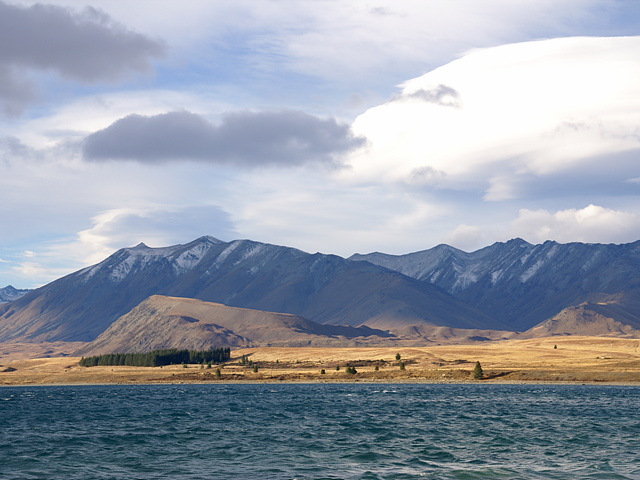
#> input picture reference-opencv/opencv-basics-transform/data/tekapo.bmp, 640 x 480 px
$ python shear_transformation.py
#> lines starting #> are read from the running program, lines starting #| are printed output that depends on the picture
from tkinter import W
import cv2
import numpy as np
import sys

src = cv2.imread('./data/tekapo.bmp', cv2.IMREAD_COLOR)
#> src is the input picture: shape (480, 640, 3); mean B, G, R 169.8, 157.4, 149.7
h, w = src.shape[:2]
#> h = 480; w = 640

if src is None:
    print('Image load failed')
    sys.exit()

m = 0.2 # shear transform in width
n = 0.5 # shear transfrom in height
dsize= (w+int(h*m), h+int(w*n))
#> dsize = (736, 800)

aff = np.array([[1, m, 0], [n, 1, 0]], dtype=np.float32)
translated = cv2.warpAffine(src, aff, dsize)
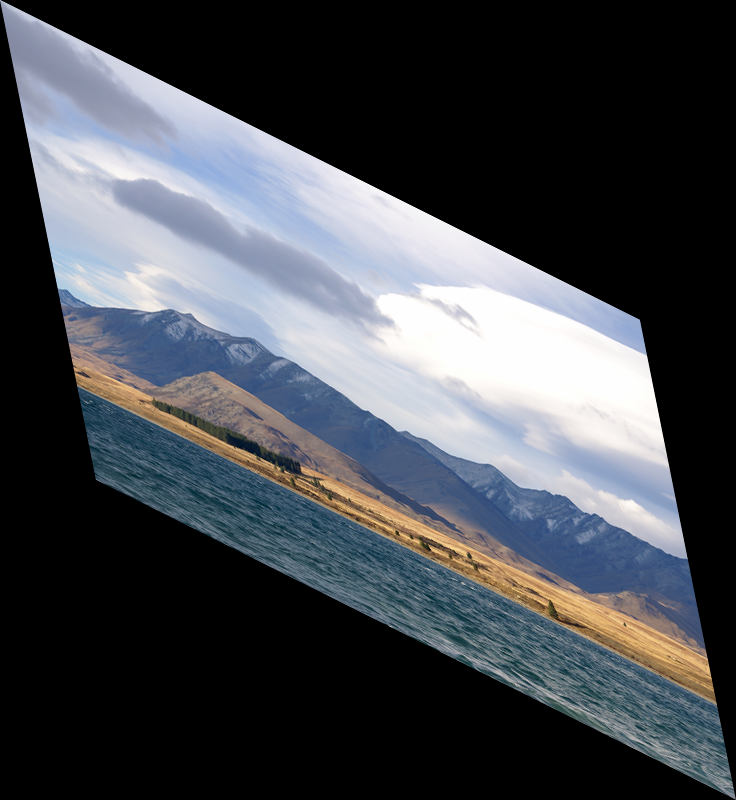
#> translated: shape (800, 736, 3); mean B, G, R 79.8, 73.9, 70.3
# [x, y] <- [[1, 0, 10], [0, 1, 20]]@[ [x], [y]]

cv2.imshow('src', src)
cv2.imshow('translated', translated)
cv2.waitKey()
cv2.destroyAllWindows()

$ run again, with reference-opencv/opencv-basics-transform/data/cat.bmp copied over reference-opencv/opencv-basics-transform/data/tekapo.bmp
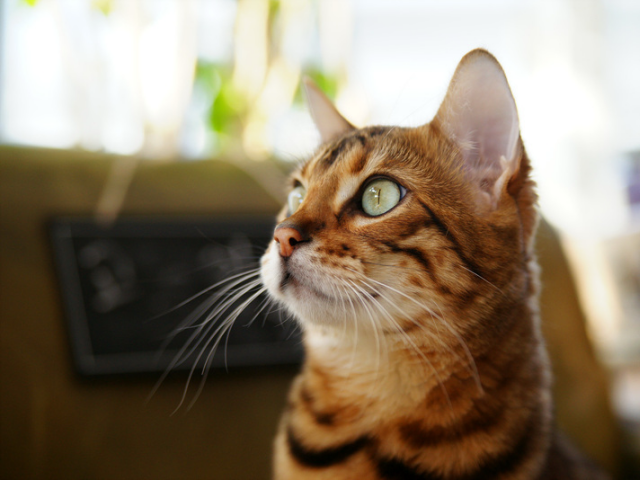
#> input picture reference-opencv/opencv-basics-transform/data/cat.bmp, 640 x 480 px
#> src is the input picture: shape (480, 640, 3); mean B, G, R 104.5, 125.6, 140.8
#> `translated = cv2.warpAffine(src, aff, dsize)`:
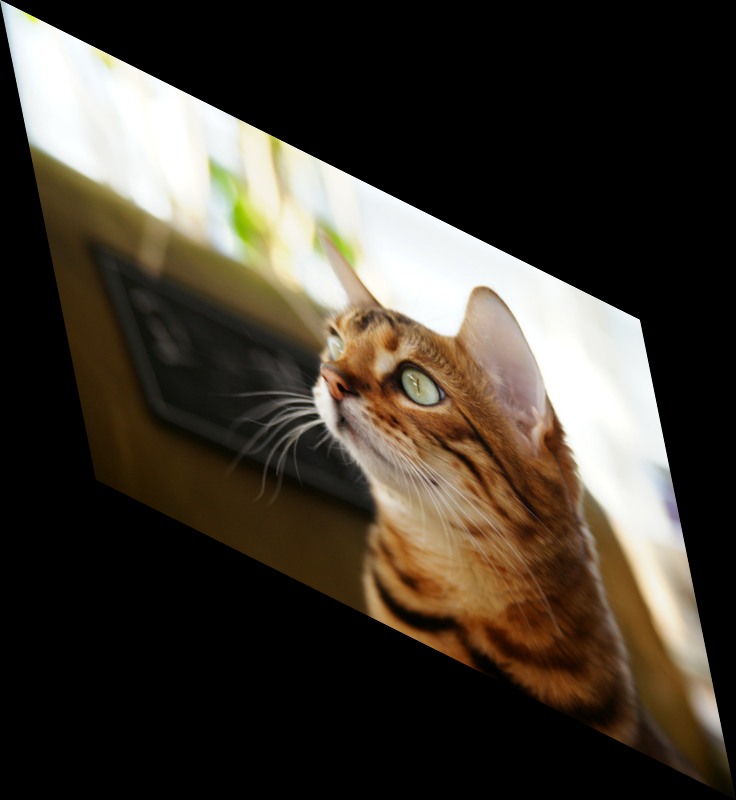
#> translated: shape (800, 736, 3); mean B, G, R 49.1, 59, 66.1

$ run again, with reference-opencv/opencv-basics-transform/data/rose.bmp copied over reference-opencv/opencv-basics-transform/data/tekapo.bmp
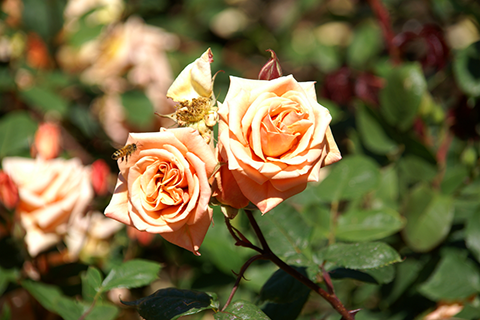
#> input picture reference-opencv/opencv-basics-transform/data/rose.bmp, 480 x 320 px
#> src is the input picture: shape (320, 480, 3); mean B, G, R 63.1, 103.6, 116.2
#> `translated = cv2.warpAffine(src, aff, dsize)`:
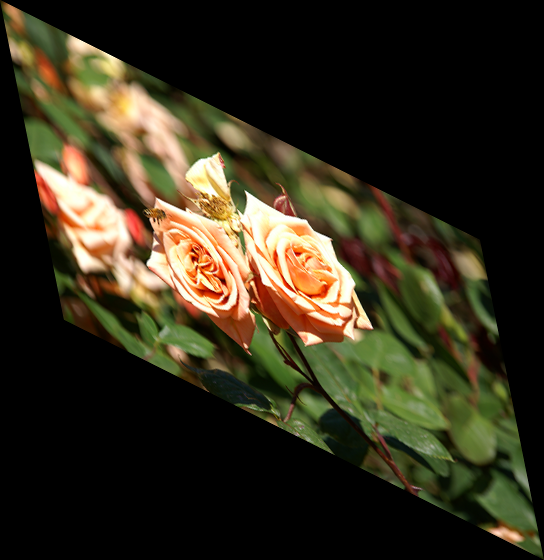
#> translated: shape (560, 544, 3); mean B, G, R 28.6, 47, 52.7
